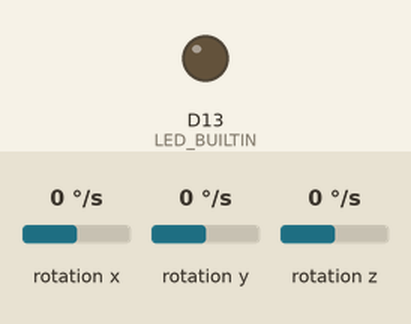
Simulated run of this sketch. Board: Arduino Nano 33 IoT. Parts: output pins drawn as LEDs (lit = HIGH). The test bench sets the inputs (shaded band); at power-on: rotation x 0 °/s, rotation y 0 °/s, rotation z 0 °/s. Nothing arrives over Bluetooth unless stated; a phone connects over Bluetooth LE 3 s after start; what the sketch prints to the serial monitor is not drawn.

Above: at 1.8 s.
At 2.8 s:
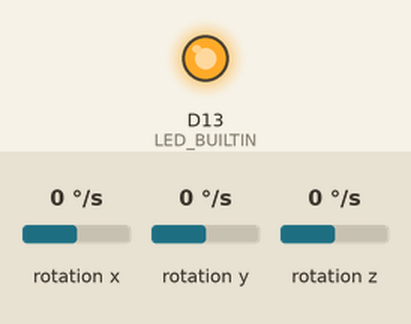
Timing chart, 0 to 4.3 s (numbered marks = the images above):
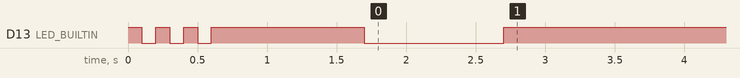

The sketch:

sketch_nov14a.ino
```cpp
#include <ArduinoBLE.h>
#include <Arduino_LSM6DS3.h>

BLEService gyroService("19B10000-E8F2-537E-4F6C-D104768A1214");
BLECharacteristic gyroCharacteristic("19B10001-E8F2-537E-4F6C-D104768A1214", BLERead | BLENotify, 6);

void setup() {
  Serial.begin(9600);
  // set built-in LED pin to output mode
  pinMode(LED_BUILTIN, OUTPUT);

  digitalWrite(LED_BUILTIN, HIGH);         // will turn the LED on
  delay(100);
  digitalWrite(LED_BUILTIN, LOW);          // will turn the LED off
  delay(100);
  digitalWrite(LED_BUILTIN, HIGH);         // will turn the LED on
  delay(100);
  digitalWrite(LED_BUILTIN, LOW);          // will turn the LED off
  delay(100);
  digitalWrite(LED_BUILTIN, HIGH);         // will turn the LED on
  delay(100);
  digitalWrite(LED_BUILTIN, LOW);          // will turn the LED off
  delay(100);
  digitalWrite(LED_BUILTIN, HIGH);         // will turn the LED on
  delay(100);
  digitalWrite(LED_BUILTIN, LOW);          // will turn the LED off

  if (!BLE.begin()) {
    Serial.println("Starting BLE failed!");
    while (1);
  }

  if (!IMU.begin()) {
    Serial.println("Failed to initialize IMU!");
    while (1);
  }

  BLE.setLocalName("Nano33IoT");
  BLE.setAdvertisedService(gyroService);

  gyroService.addCharacteristic(gyroCharacteristic);
  BLE.addService(gyroService);

  BLE.advertise();
  Serial.println("Bluetooth device active, waiting for connections...");
}

void loop() {
  digitalWrite(LED_BUILTIN, HIGH);         // will turn the LED on
  delay(1000);
  digitalWrite(LED_BUILTIN, LOW);          // will turn the LED off
  delay(1000);
  digitalWrite(LED_BUILTIN, HIGH);         // will turn the LED on
  delay(1000);
  digitalWrite(LED_BUILTIN, LOW);          // will turn the LED off

  // listen for BLE peripherals to connect:
  BLEDevice central = BLE.central();

  // if a central is connected to peripheral:
  if (central) {
    digitalWrite(LED_BUILTIN, LOW);
    Serial.print("Connected to central: ");
    // print the central's MAC address:
    Serial.println(central.address());

    // while the central is still connected to peripheral:
    while (central.connected()) {
      digitalWrite(LED_BUILTIN, HIGH);

      float x, y, z;

      if (IMU.gyroscopeAvailable()) {
        IMU.readGyroscope(x, y, z);

        Serial.print(x); Serial.print(',');
        Serial.print(y); Serial.print(',');
        Serial.println(z);
      }

      // Send a keep-alive message (assuming 1 byte)
      uint8_t keepAlive = 0; // Change the value if needed
      gyroCharacteristic.writeValue(keepAlive);

      delay(5000); // Add a 5-second delay before checking the connection again
    }

    // when the central disconnects, print it out:
    Serial.print(F("Disconnected from central: "));
    Serial.println(central.address());
    digitalWrite(LED_BUILTIN, LOW); // will turn the LED off

    // Add a delay before advertising again
    delay(1000);
  }
}
```

Measured:
- by itself, D13 (LED_BUILTIN): HIGH → LOW at 0.10 s, → HIGH 0.10 s later, → LOW 0.10 s later, → HIGH 0.10 s later, … (8 changes in this stretch)
